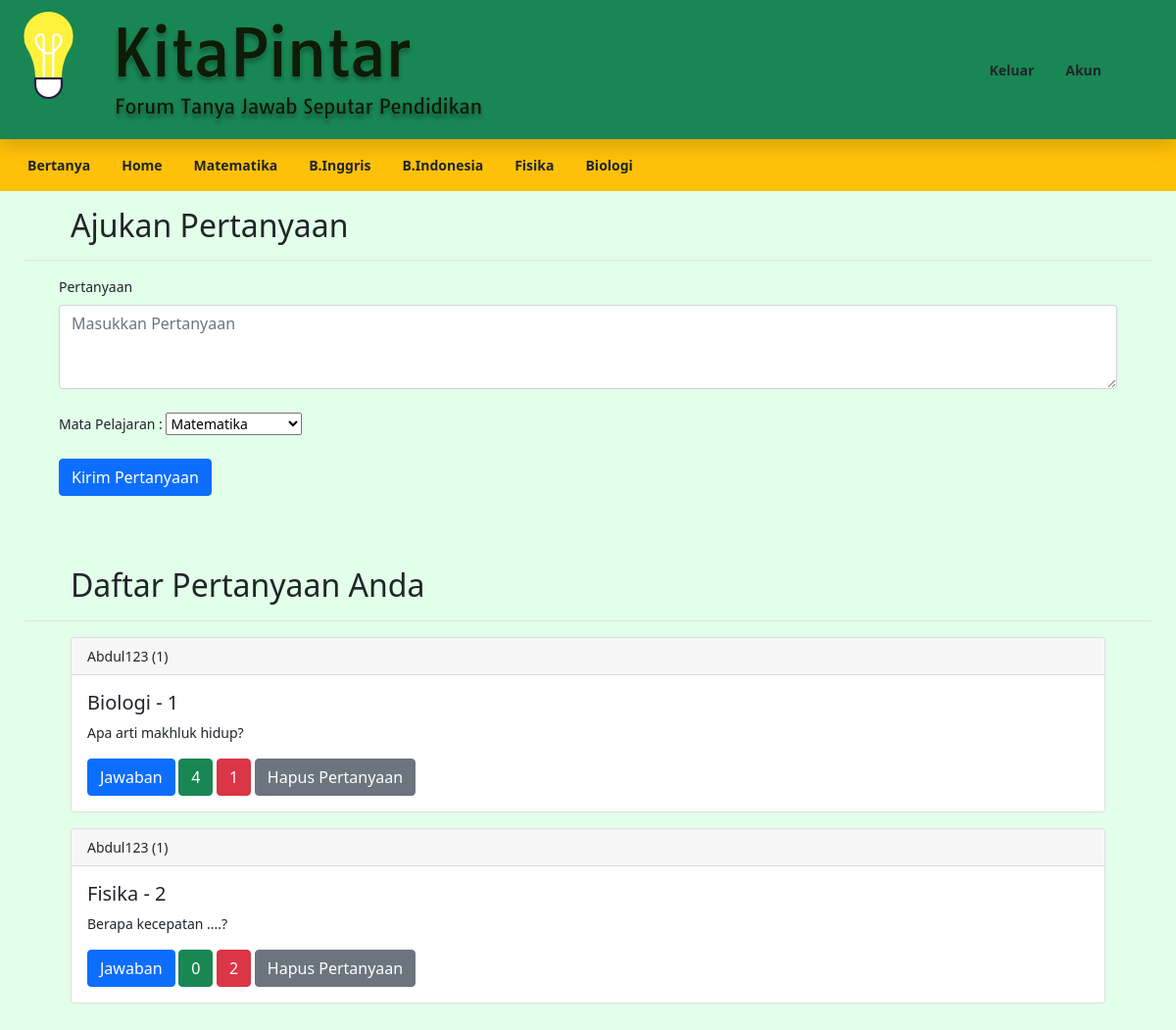
The app's page /bertanya.php (signed in) with its own data.
### tables this page shows
CREATE TABLE `question` (
  `questionid` int(11) NOT NULL,
  `userid` int(11) NOT NULL,
  `subjectid` int(11) NOT NULL,
  `questiontext` varchar(1000) NOT NULL,
  `questionup` int(11) NOT NULL DEFAULT 0,
  `questiondown` int(11) NOT NULL DEFAULT 0
);

CREATE TABLE `users` (
  `userid` int(11) NOT NULL,
  `username` varchar(50) NOT NULL,
  `useremail` varchar(50) NOT NULL,
  `password` varchar(100) NOT NULL,
  `userrole` enum('owner','admin','user','') NOT NULL
);

CREATE TABLE `subject` (
  `subjectid` int(11) NOT NULL,
  `subjectname` varchar(50) NOT NULL
);

### bertanya.php (the view, shortened to what this page needs)
<?php
    include_once 'header.php';
?>
<div class="container-fluid">
  <div class="row">
    <main class="col-md-12 ms-sm-auto px-md-4">
      <div class="d-flex justify-content-between flex-wrap flex-md-nowrap align-items-center pt-3 pb-2 mb-3 border-bottom">
        <h1 class="h2 mx-5">Ajukan Pertanyaan</h1>
      </div>
    </main>
  </div>
</div>
<body>
<section>
  <form class="mx-5" action="bertanya_proses.php" method="post">
    <div class="form-group mb-2">
      <label class="mb-2">Pertanyaan</label>
      <textarea name="questiontext" id="field" class="form-control" maxlength="1000" id="exampleFormControlTextarea1" rows="3" placeholder="Masukkan Pertanyaan"></textarea>
    </div>
    <div class="form-group mb-2 mt-4">
      <label>Mata Pelajaran : </label>
      <select name="matapelajaran" id="mapel">
        <option value="4">Matematika</option>
      </select>
    </div>
    <div class="form-group mb-2">
      <button type="submit" class="btn btn-primary mt-3" name="kirimpertanyaan">Kirim Pertanyaan</button>
    </div>
  </form>
</section>
<div class="container-fluid mt-5">
  <div class="row">
    <main class="col-md-12 ms-sm-auto px-md-4">
      <div class="d-flex justify-content-between flex-wrap flex-md-nowrap align-items-center pt-3 pb-2 mb-3 border-bottom">
        <h1 class="h2 mx-5">Daftar Pertanyaan Anda</h1>
      </div>
      <div>
        <table class="table">
          <tbody >
            <?php
              $select = mysqli_query($conn, "SELECT questionid, u.userid, u.username, s.subjectid, s.subjectname, questiontext, questionup, questiondown FROM question q INNER JOIN users u ON q.userid = u.userid INNER JOIN subject s ON s.subjectid = q.subjectid WHERE q.userid = '".$_SESSION['user_id']."'");
              while($hasil = mysqli_fetch_array($select)) {
              ?>
              <div class="card mb-3 mx-5">
                <div class="card-header"><?php echo $hasil['username'] ?> (<?php echo $hasil['userid'] ?>)</div>
                <div class="card-body">
                  <h5 class="card-title"><?php echo $hasil['subjectname'] ?> - <?php echo $hasil['questionid'] ?></h5>
                  <p class="card-text"><?php echo $hasil['questiontext'] ?></p>
                  <a href="answer.php?qID=<?php echo $hasil['questionid']?>" class="btn btn-primary">Jawaban</a>
                  <a href="q_up.php?qID=<?php echo $hasil['questionid'] ?>" class="btn btn-success"><?php echo $hasil['questionup'] ?></a>
                  <a href="q_down.php?qID=<?php echo $hasil['questionid'] ?>" class="btn btn-danger"><?php echo $hasil['questiondown'] ?></a>
                  <a href="q_delete.php?qID=<?php echo $hasil['questionid'] ?>" class="btn btn-secondary">Hapus Pertanyaan</a>
                </div>
              </div>
            <?php } ?>
          </tbody>
        </table>
      </div>
    </main>
  </div>
</div>
</body>
</html>
<?php
    include_once 'footer.php'
?>

### dashboard/dashboard.css (style rules this page uses)
body { font-size: .875rem; }

### records on screen
question: userid.username "Abdul123", userid.userid "1", subjectid.subjectname "Biologi", questionid "1", questiontext "Apa arti makhluk hidup?", questionup "4", questiondown "1"
question: userid.username "Abdul123", userid.userid "1", subjectid.subjectname "Fisika", questionid "2", questiontext "Berapa kecepatan ....?", questionup "0", questiondown "2"
